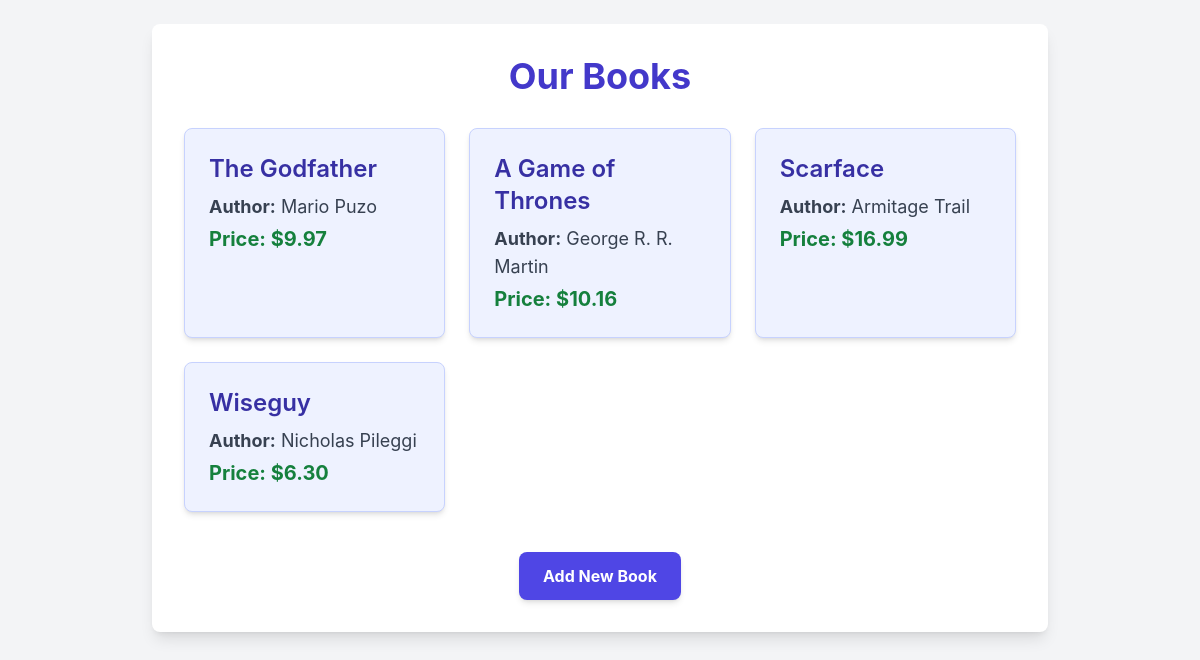
/books/, run on an earlier commit of the app's database.
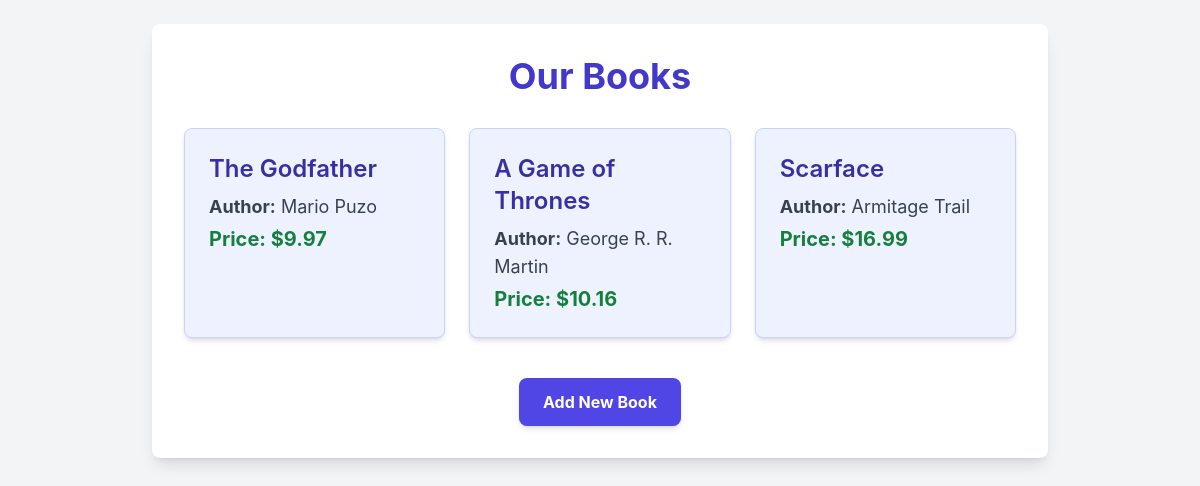
And on a later commit of the database.
### books/models.py (models this page shows, shortened)
class Book(models.Model):
  title = models.CharField(max_length=200)
  author = models.CharField(max_length=100)
  price = models.DecimalField(max_digits=6, decimal_places=2)

### books/views.py (the view)
# urls.py: path('', views.book_list, name='book_list'),
def book_list(request):
  books = Book.objects.all()
  context = {
    'books': books
  }
  return render(request, 'books/book_list.html', context)

### books/templates/books/book_list.html (shortened to what this page needs)
<!DOCTYPE html>
<html lang="en">
<head>
    <script src="https://cdn.tailwindcss.com"></script>
</head>
<body class="p-6">
    <div class="max-w-4xl mx-auto bg-white p-8 rounded-lg shadow-lg">
        <h1 class="text-4xl font-bold text-center text-indigo-700 mb-8">Our Books</h1>
        {% if books %}
            <div class="grid grid-cols-1 md:grid-cols-2 lg:grid-cols-3 gap-6">
                {% for book in books %}
                    <div class="bg-indigo-50 p-6 rounded-lg shadow-md border border-indigo-200">
                        <a href="{% url 'book_detail' pk=book.pk %}" class="block text-indigo-800 hover:text-indigo-600 transition duration-200">
                            <h2 class="text-2xl font-semibold mb-2">{{ book.title }}</h2>
                        </a>
                        <p class="text-lg text-gray-700 mb-1"><strong>Author:</strong> {{ book.author }}</p>
                        <p class="text-xl font-bold text-green-700">Price: ${{ book.price }}</p>
                    </div>
                {% endfor %}
            </div>
        {% else %}
            <p class="text-center text-gray-600 text-lg">No books available yet. Time to add some!</p>
        {% endif %}
        <div class="mt-10 text-center">
            <a href="{% url 'book_create' %}" class="inline-block bg-indigo-600 hover:bg-indigo-700 text-white font-bold py-3 px-6 rounded-lg transition duration-300 shadow-md">Add New Book</a>
        </div>
    </div>
</body>
</html>

What changed in the data, as far as the page shows it:
removed Book: title "Wiseguy", author "Nicholas Pileggi", price "6.30"
